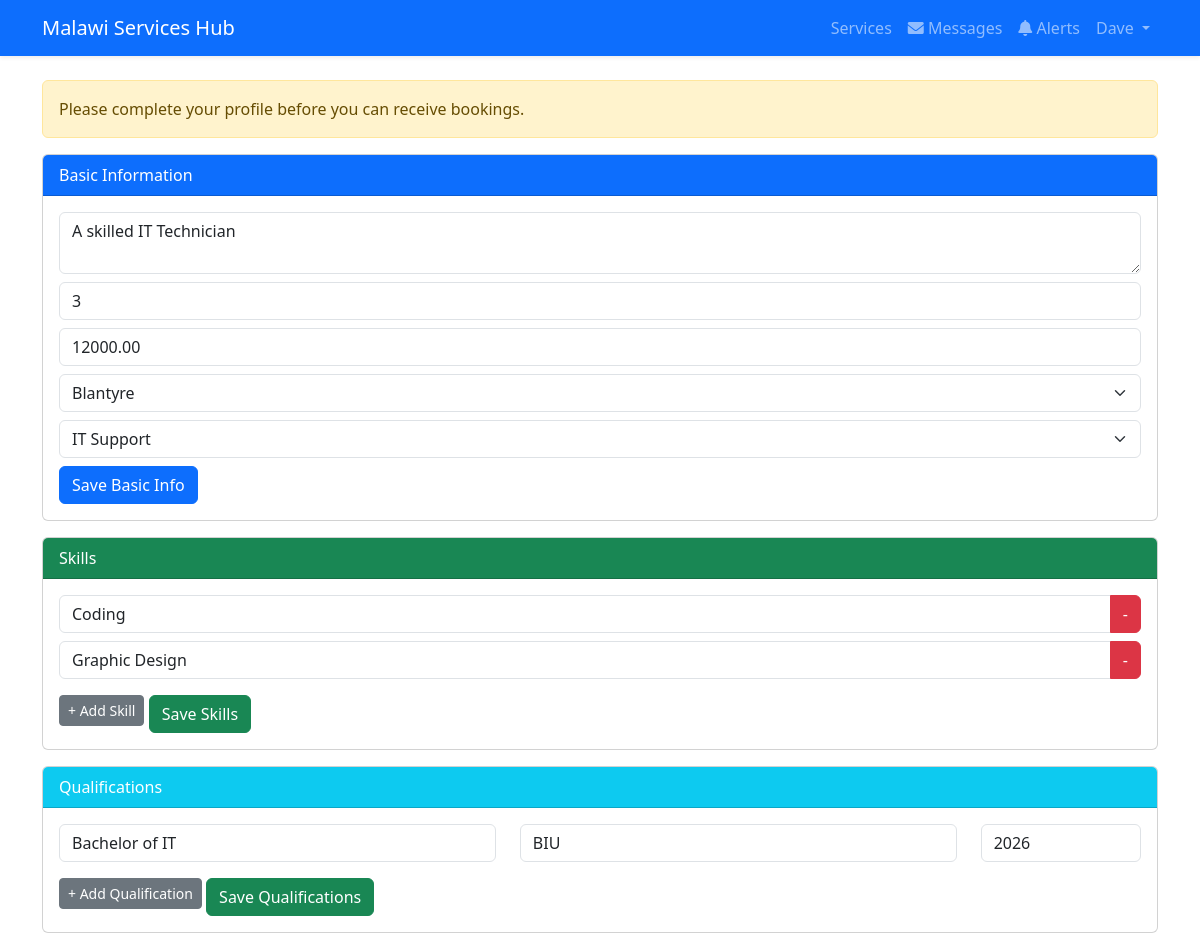
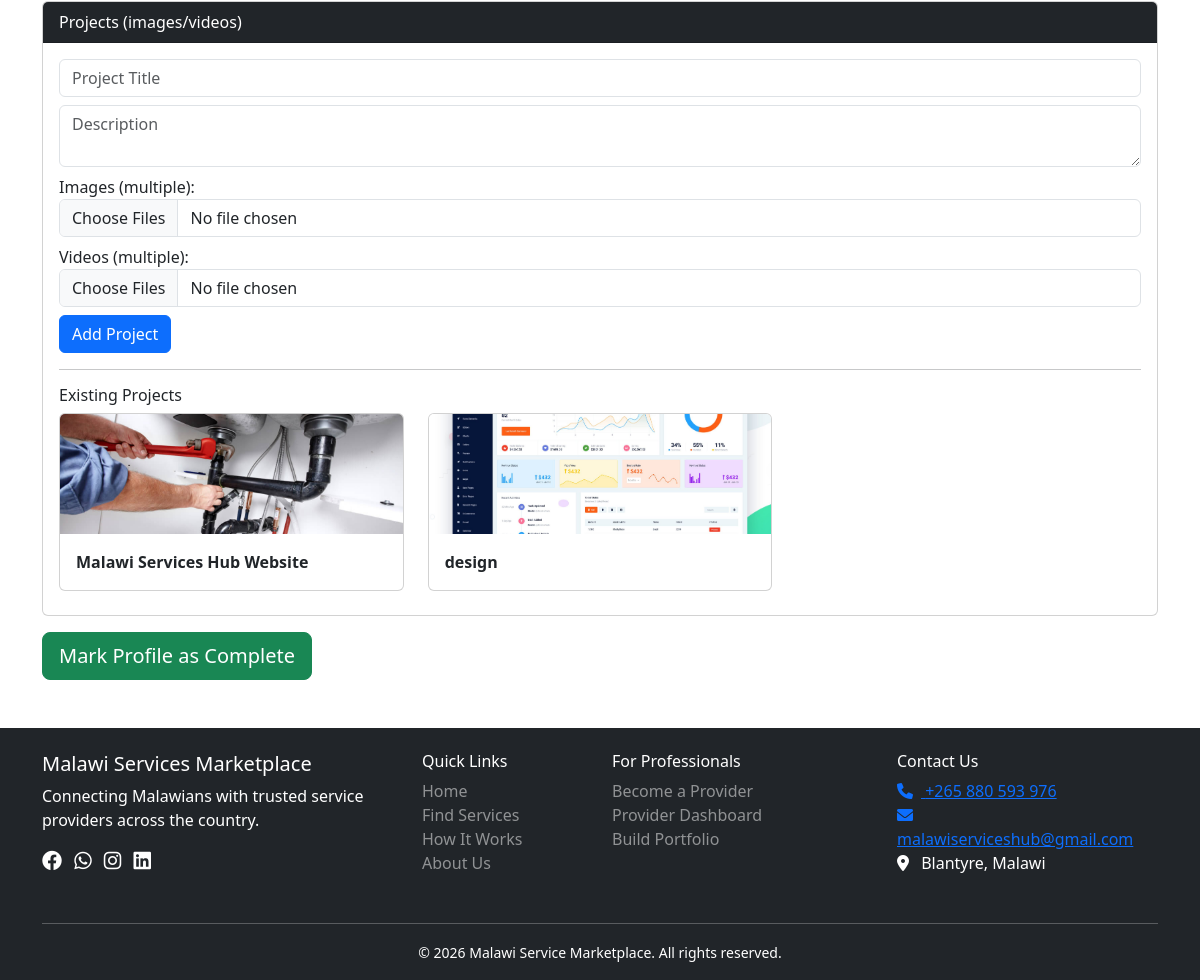
Page /provider/portfolio.php?msg=complete (signed in) on the committed database (2 pictures, top to bottom).
### tables this page shows
CREATE TABLE `users` (
  `id` int(11) NOT NULL,
  `name` varchar(100) NOT NULL,
  `email` varchar(100) NOT NULL,
  `password` varchar(255) NOT NULL,
  `phone` varchar(20) NOT NULL,
  `location` varchar(100) NOT NULL,
  `role` enum('customer','provider','admin') DEFAULT 'customer',
  `profile_pic` varchar(255) DEFAULT NULL,
  `is_active` tinyint(1) DEFAULT 1,
  `is_profile_complete` tinyint(1) DEFAULT 0,
  `email_verified` tinyint(1) DEFAULT 0,
  `twofa_secret` varchar(255) DEFAULT NULL,
  `twofa_enabled` tinyint(1) DEFAULT 0,
  `created_at` timestamp NOT NULL DEFAULT current_timestamp(),
  `last_login` datetime DEFAULT NULL,
  `email_verification_token` varchar(255) DEFAULT NULL,
  `reset_password_token` varchar(255) DEFAULT NULL,
  `reset_password_expire` datetime DEFAULT NULL
);

CREATE TABLE `portfolios` (
  `id` int(11) NOT NULL,
  `user_id` int(11) NOT NULL,
  `bio` text DEFAULT NULL,
  `experience_years` int(11) DEFAULT 0,
  `hourly_rate` decimal(10,2) DEFAULT NULL,
  `location` varchar(100) DEFAULT NULL,
  `category_id` int(11) DEFAULT NULL,
  `is_approved` tinyint(1) DEFAULT 0,
  `created_at` timestamp NOT NULL DEFAULT current_timestamp(),
  `is_complete` tinyint(1) DEFAULT 0
);

CREATE TABLE `service_categories` (
  `id` int(11) NOT NULL,
  `name` varchar(100) NOT NULL,
  `icon` varchar(50) DEFAULT 'fa-service',
  `is_active` tinyint(1) DEFAULT 1
);

CREATE TABLE `skills` (
  `id` int(11) NOT NULL,
  `portfolio_id` int(11) NOT NULL,
  `skill_name` varchar(100) NOT NULL
);

CREATE TABLE `qualifications` (
  `id` int(11) NOT NULL,
  `portfolio_id` int(11) NOT NULL,
  `degree` varchar(200) DEFAULT NULL,
  `institution` varchar(200) DEFAULT NULL,
  `year` year(4) DEFAULT NULL
);

CREATE TABLE `projects` (
  `id` int(11) NOT NULL,
  `portfolio_id` int(11) NOT NULL,
  `title` varchar(200) NOT NULL,
  `description` text DEFAULT NULL,
  `images` text DEFAULT NULL,
  `videos` text DEFAULT NULL,
  `completion_date` date DEFAULT NULL
);

### includes/auth.php (called while the page is built, shortened)
<?php
require_once 'db.php';
function isLoggedIn() {
    return isset($_SESSION['user_id']);
}
function getCurrentUser() {
    $stmt = getDb()->prepare("SELECT * FROM users WHERE id = ?");
    $stmt->execute([$_SESSION['user_id']]);
    return $stmt->fetch();
}
?>

### includes/db.php (called while the page is built, shortened)
<?php
$host = 'localhost';
$dbname = 'malawi_services_hub';
$username = 'root';
$password = '';
try {
    $pdo = new PDO("mysql:host=$host;dbname=$dbname;charset=utf8mb4", $username, $password);
    $pdo->setAttribute(PDO::ATTR_ERRMODE, PDO::ERRMODE_EXCEPTION);
    $pdo->setAttribute(PDO::ATTR_DEFAULT_FETCH_MODE, PDO::FETCH_ASSOC);
} catch(PDOException $e) {
    die("Database connection failed: " . $e->getMessage());
}
function getDb() {
    global $pdo;
    return $pdo;
}
?>

### provider/portfolio.php (the view, shortened to what this page needs)
<?php
require_once '../includes/auth.php';
$user = getCurrentUser();
$db = getDb();
$db->setAttribute(PDO::ATTR_ERRMODE, PDO::ERRMODE_EXCEPTION);
$stmt = $db->prepare("SELECT * FROM portfolios WHERE user_id = ?");
$stmt->execute([$user['id']]);
$portfolio = $stmt->fetch();
if (!$portfolio) {
    $portfolioId = $db->lastInsertId();
    $stmt = $db->prepare("SELECT * FROM portfolios WHERE id = ?");
    $stmt->execute([$portfolioId]);
    $portfolio = $stmt->fetch();
}
$portfolioId = $portfolio['id'];
$skills = $db->prepare("SELECT * FROM skills WHERE portfolio_id = ?");
$skills->execute([$portfolioId]);
$qualifications = $db->prepare("SELECT * FROM qualifications WHERE portfolio_id = ?");
$qualifications->execute([$portfolioId]);
$projects = $db->prepare("SELECT * FROM projects WHERE portfolio_id = ? ORDER BY completion_date DESC");
$projects->execute([$portfolioId]);
?>
<!DOCTYPE html>
<html lang="en">
<head>
    <link href="https://cdn.jsdelivr.net/npm/bootstrap@5.3.0/dist/css/bootstrap.min.css" rel="stylesheet">
    <link rel="stylesheet" href="https://cdnjs.cloudflare.com/ajax/libs/font-awesome/6.0.0-beta3/css/all.min.css">
</head>
<body>
<?php include '../includes/header.php'; ?>
<div class="container mt-4">
    <div class="alert alert-warning">Please complete your profile before you can receive bookings.</div>
    <form method="POST" enctype="multipart/form-data">
        <div class="card mb-3">
            <div class="card-header bg-primary text-white">Basic Information</div>
            <div class="card-body">
                <textarea name="bio" class="form-control mb-2" placeholder="Short bio"><?= htmlspecialchars($portfolio['bio'] ?? '') ?></textarea>
                <input type="number" name="experience_years" class="form-control mb-2" placeholder="Years of experience" value="<?= $portfolio['experience_years'] ?? 0 ?>">
                <input type="number" name="hourly_rate" class="form-control mb-2" placeholder="Hourly rate (MWK)" value="<?= $portfolio['hourly_rate'] ?? 0 ?>">
                <select name="location" class="form-select mb-2">
                    <?php foreach(['Lilongwe','Blantyre','Mzuzu','Zomba','Balaka','Chikwawa','Chiradzulu','Chitipa','Dedza','Dowa','Karonga','Kasungu','Machinga','Mangochi','Mchinji','Mulanje','Mwanza','Mzimba','Neno',
                    'Nkhatabay','Nkhotakota','Nsanje','Ntcheu','Ntchisi','Phalombe','Rumphi','Salima','Thyolo'] as $loc): ?>
                        <option value="<?= $loc ?>" <?= ($portfolio['location'] ?? '') == $loc ? 'selected' : '' ?>><?= $loc ?></option>
                    <?php endforeach; ?>
                </select>
                <select name="category_id" class="form-select mb-2">
                    <?php $cats = $db->query("SELECT id, name FROM service_categories WHERE is_active=1"); while($c = $cats->fetch()): ?>
                        <option value="<?= $c['id'] ?>" <?= ($portfolio['category_id'] ?? 0) == $c['id'] ? 'selected' : '' ?>><?= $c['name'] ?></option>
                    <?php endwhile; ?>
                </select>
                <button type="submit" name="save_basic" class="btn btn-primary">Save Basic Info</button>
            </div>
        </div>
        <div class="card mb-3">
            <div class="card-header bg-success text-white">Skills</div>
            <div class="card-body" id="skillsContainer">
                <?php $skillList = $skills->fetchAll(); if(empty($skillList)) $skillList = [['skill_name'=>'']]; ?>
                <?php foreach($skillList as $sk): ?>
                <div class="input-group mb-2">
                    <input type="text" name="skills[]" class="form-control" value="<?= htmlspecialchars($sk['skill_name']) ?>">
                    <button type="button" class="btn btn-danger remove-skill">-</button>
                </div>
                <?php endforeach; ?>
                <button type="button" id="addSkill" class="btn btn-sm btn-secondary">+ Add Skill</button>
                <button type="submit" name="save_skills" class="btn btn-success mt-2">Save Skills</button>
            </div>
        </div>
        <div class="card mb-3">
            <div class="card-header bg-info text-white">Qualifications</div>
            <div class="card-body" id="qualsContainer">
                <?php $qualList = $qualifications->fetchAll(); if(empty($qualList)) $qualList = [['degree'=>'','institution'=>'','year'=>'']]; ?>
                <?php foreach($qualList as $q): ?>
                <div class="row mb-2 qual-row">
                    <div class="col-md-5"><input type="text" name="qualifications[degree][]" class="form-control" placeholder="Degree" value="<?= htmlspecialchars($q['degree']) ?>"></div>
                    <div class="col-md-5"><input type="text" name="qualifications[institution][]" class="form-control" placeholder="Institution" value="<?= htmlspecialchars($q['institution']) ?>"></div>
                    <div class="col-md-2"><input type="text" name="qualifications[year][]" class="form-control" placeholder="Year" value="<?= htmlspecialchars($q['year']) ?>"></div>
                </div>
                <?php endforeach; ?>
                <button type="button" id="addQual" class="btn btn-sm btn-secondary">+ Add Qualification</button>
                <button type="submit" name="save_qualifications" class="btn btn-success mt-2">Save Qualifications</button>
            </div>
        </div>
        <div class="card mb-3">
            <div class="card-header bg-dark text-white">Projects (images/videos)</div>
            <div class="card-body">
                <div class="mb-2">
                    <input type="text" name="project_title" class="form-control mb-2" placeholder="Project Title">
                    <textarea name="project_desc" class="form-control mb-2" placeholder="Description"></textarea>
                    <label>Images (multiple):</label>
                    <input type="file" name="project_images[]" class="form-control mb-2" multiple accept="image/*">
                    <label>Videos (multiple):</label>
                    <input type="file" name="project_videos[]" class="form-control mb-2" multiple accept="video/*">
                    <button type="submit" name="add_project" class="btn btn-primary">Add Project</button>
                </div>
                <hr><h6>Existing Projects</h6><div class="row">
                <?php while($proj = $projects->fetch()): ?>
                <div class="col-md-4 mb-2">
                    <div class="card">
                        <img src="<?= explode(',', $proj['images'])[0] ?: 'assets/default-project.png' ?>" class="card-img-top" style="height:120px;object-fit:cover">
                        <div class="card-body"><strong><?= htmlspecialchars($proj['title']) ?></strong></div>
                    </div>
                </div>
                <?php endwhile; ?>
                </div>
            </div>
        </div>
        <button type="submit" name="check_complete" class="btn btn-success btn-lg">Mark Profile as Complete</button>
    </form>
</div>
<?php include '../includes/footer.php'; ?>
</body>
</html>

### includes/header.php (shortened to what this page needs)
<!DOCTYPE html>
<html lang="en">
<head>
</head>
<?php
require_once __DIR__ . '/auth.php';
$currentUser = getCurrentUser();
?>
<nav class="navbar navbar-expand-lg navbar-dark bg-primary shadow-sm">
    <div class="container">
        <a class="navbar-brand" href="<?= BASE_URL ?>index.php">Malawi Services Hub</a>
        <div class="collapse navbar-collapse" id="navbarNav">
            <ul class="navbar-nav ms-auto">
                <li class="nav-item"><a class="nav-link" href="<?= BASE_URL ?>services.php">Services</a></li>
                <?php if($currentUser): ?>
                    <li class="nav-item">
                        <a class="nav-link position-relative" href="<?= BASE_URL ?>messaging.php">
                            <i class="fas fa-envelope"></i> Messages
                        </a>
                    </li>
                    <li class="nav-item">
                        <a class="nav-link position-relative" href="<?= BASE_URL ?>notifications.php">
                            <i class="fas fa-bell"></i> Alerts
                        </a>
                    </li>
                    <li class="nav-item dropdown">
                        <a class="nav-link dropdown-toggle" href="#" id="userDropdown" role="button" data-bs-toggle="dropdown">
                            <?= htmlspecialchars($currentUser['name']) ?>
                        </a>
                    </li>
                <?php else: ?>
                    <li class="nav-item"><a class="nav-link btn btn-outline-dark" href="#" data-bs-toggle="modal" data-bs-target="#loginModal">Login</a></li>
                    <li class="nav-item"><a class="nav-link btn btn-dark ms-2" href="#" data-bs-toggle="modal" data-bs-target="#registerModal">Sign Up</a></li>
                <?php endif; ?>
            </ul>
        </div>
    </div>
</nav>

### includes/footer.php (shortened to what this page needs)
<footer class="bg-dark text-white mt-5 pt-4 pb-3">
    <div class="container">
        <div class="row">
            <div class="col-md-4 mb-3">
                <h5>Malawi Services Marketplace</h5>
                <p>Connecting Malawians with trusted service providers across the country.</p>
                <div class="mt-3">
                    <a href="#" class="text-white me-2"><i class="fab fa-facebook fa-lg"></i></a>
                    <a href="#" class="text-white me-2"><i class="fab fa-whatsapp fa-lg"></i></a>
                    <a href="#" class="text-white me-2"><i class="fab fa-instagram fa-lg"></i></a>
                    <a href="#" class="text-white"><i class="fab fa-linkedin fa-lg"></i></a>
                </div>
            </div>
            <div class="col-md-2 mb-3">
                <h6>Quick Links</h6>
                <ul class="list-unstyled">
                    <li><a href="<?= BASE_URL ?>index.php" class="text-white-50 text-decoration-none">Home</a></li>
                    <li><a href="<?= BASE_URL ?>services.php" class="text-white-50 text-decoration-none">Find Services</a></li>
                    <li><a href="<?= BASE_URL ?>how-it-works.php" class="text-white-50 text-decoration-none">How It Works</a></li>
                    <li><a href="<?= BASE_URL ?>about.php" class="text-white-50 text-decoration-none">About Us</a></li>
                </ul>
            </div>
            <div class="col-md-3 mb-3">
                <h6>For Professionals</h6>
                <ul class="list-unstyled">
                    <li><a href="<?= BASE_URL ?>api/register.php" class="text-white-50 text-decoration-none">Become a Provider</a></li>
                    <li><a href="<?= BASE_URL ?>provider/dashboard.php" class="text-white-50 text-decoration-none">Provider Dashboard</a></li>
                    <li><a href="<?= BASE_URL ?>provider/portfolio.php" class="text-white-50 text-decoration-none">Build Portfolio</a></li>
                </ul>
            </div>
            <div class="col-md-3 mb-3">
                <h6>Contact Us</h6>
                <ul class="list-unstyled">
                    <li><a href="tel:+265880593976"><i class="fas fa-phone me-2"></i> +265 880 593 976</a></li>
                    <li><a href="mailto:malawiserviceshub@gmail.com"><i class="fas fa-envelope me-2"></i> malawiserviceshub@gmail.com</a></li>
                    <li><i class="fas fa-map-marker-alt me-2"></i> Blantyre, Malawi</li>
                </ul>
            </div>
        </div>
        <hr class="bg-secondary">
        <div class="text-center">
            <small>&copy; <?= date('Y') ?> Malawi Service Marketplace. All rights reserved.</small>
        </div>
    </div>
</footer>
</body>
</html>

### rows in the picture
users: name "Dave"
portfolios: bio "A skilled IT Technician", experience_years "3", hourly_rate "12000.00", location "Blantyre", category_id "IT Support"
skills: skill_name "Coding"
skills: skill_name "Graphic Design"
qualifications: degree "Bachelor of IT", institution "BIU", year "2026"
projects: images (picture), title "Malawi Services Hub Website"
projects: images (picture), title "design"
